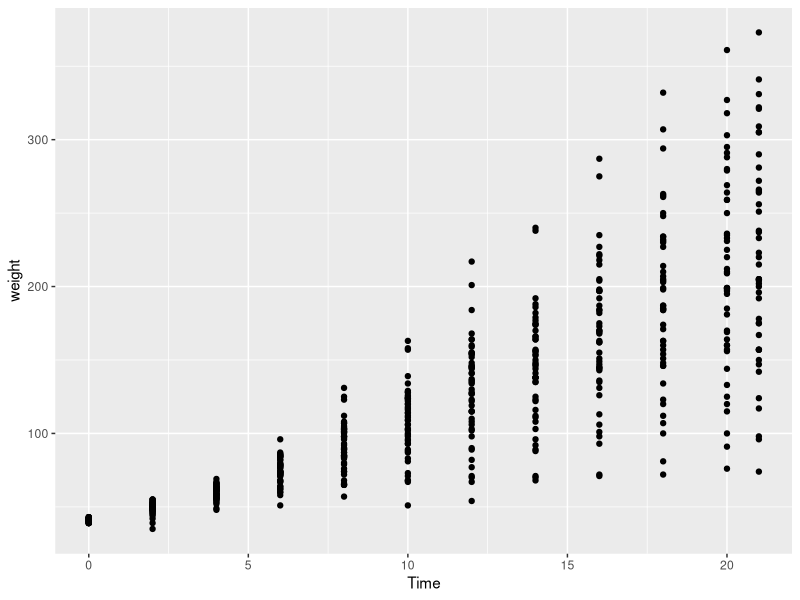
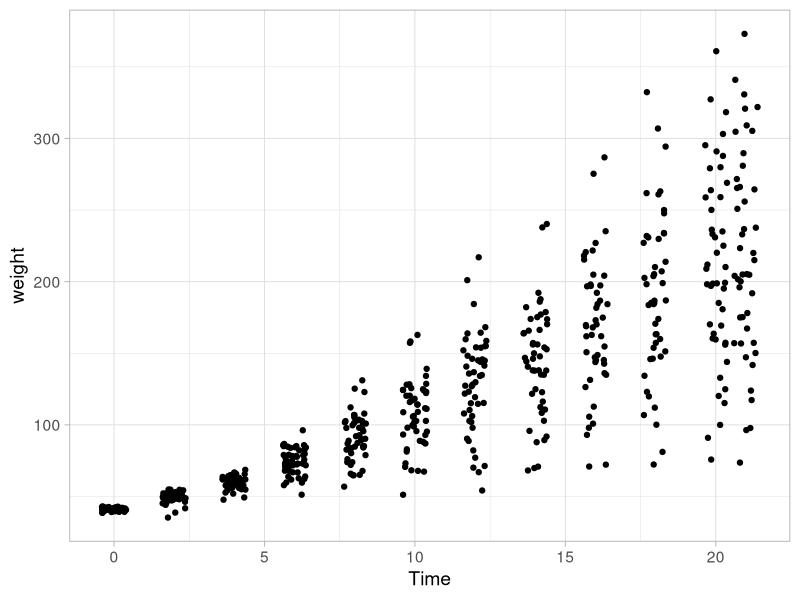
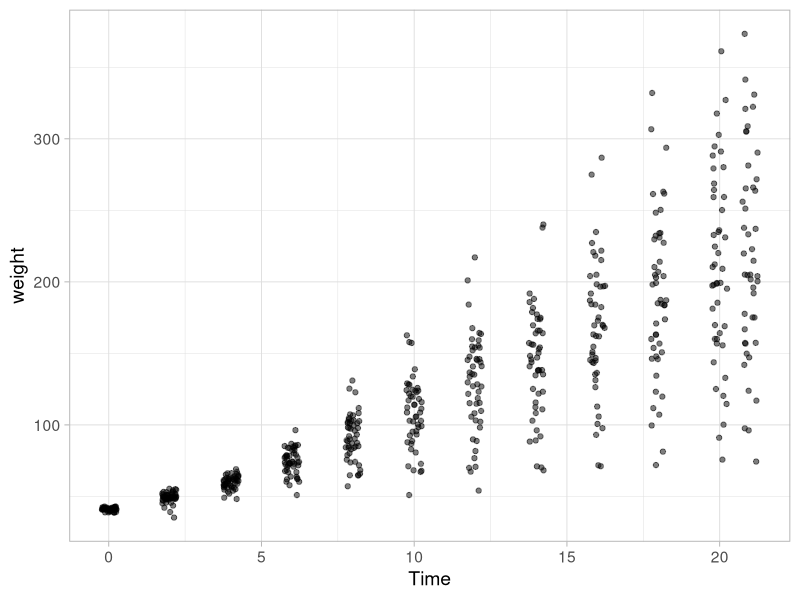
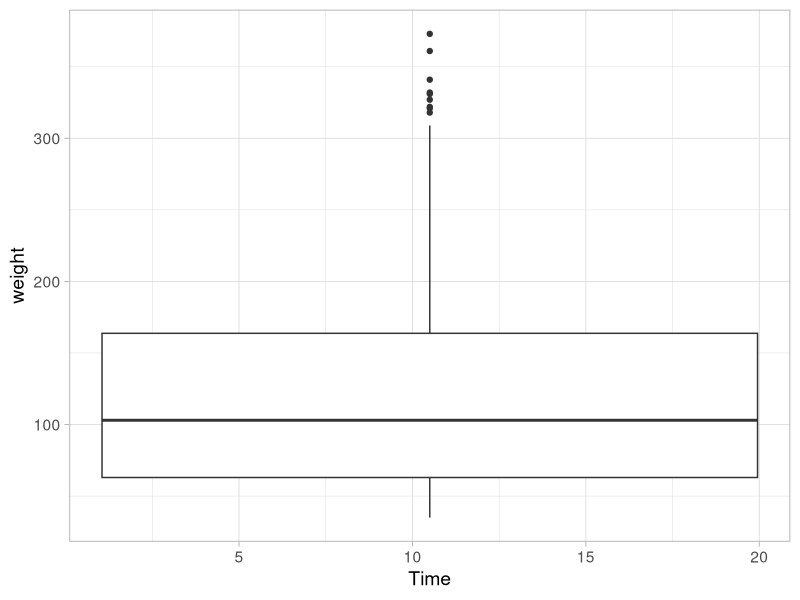
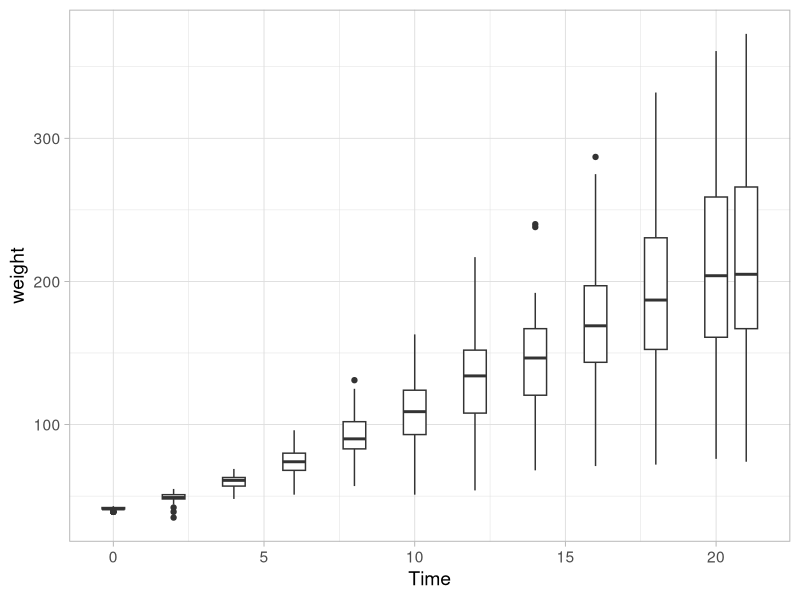
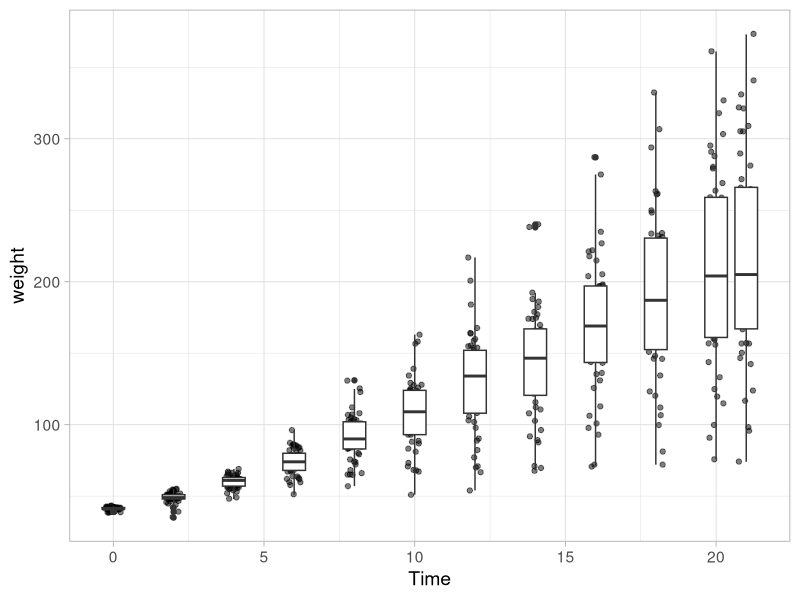
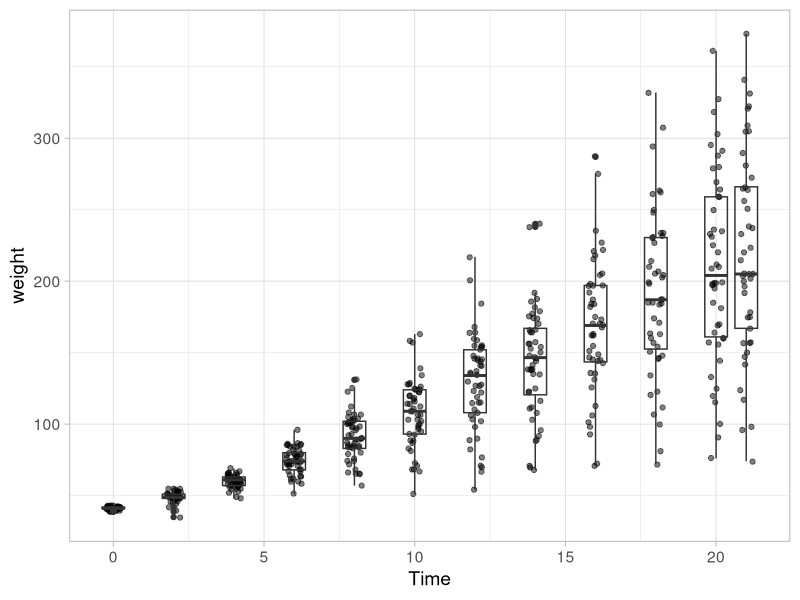
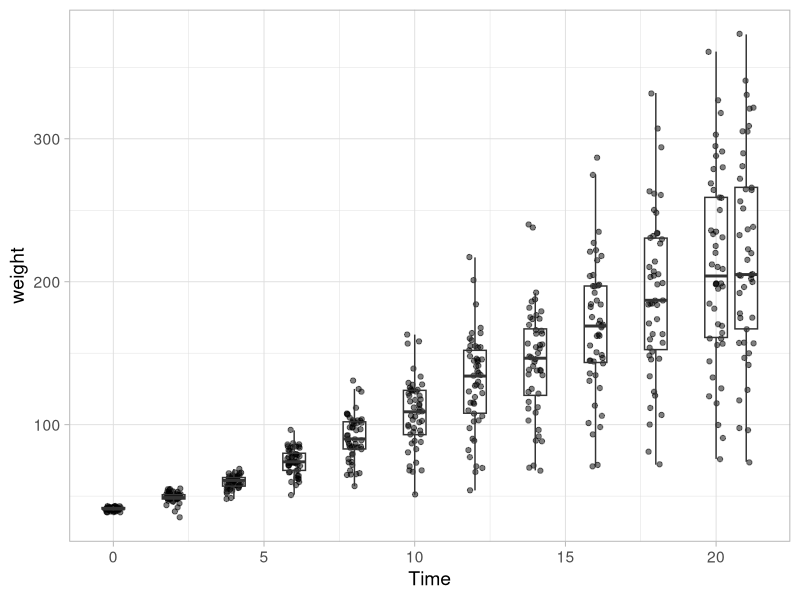

Generate these figures, in order, with R:
## ---- chunk 1
  library(tidyverse)
## ---- chunk 2
head(ChickWeight)
## ---- chunk 3
tail(ChickWeight)
## ---- chunk 4
summary(ChickWeight) #dataset is present in the workspace with the dataset name
## ---- chunk 5
ggplot(data = ChickWeight, aes(x=Time, y=weight)) +
  geom_point()
## ---- chunk 6
theme_set(theme_light(base_size = 14))
## ---- chunk 7
ggplot(data = ChickWeight, aes(x=Time, y=weight)) +
  geom_jitter()
## ---- chunk 8
ggplot(data = ChickWeight, aes(x=Time, y=weight)) +
  geom_jitter(width = 0.25, alpha=0.5)
## ---- chunk 9
ggplot(data = ChickWeight, aes(x=Time, y=weight)) + geom_boxplot()
## ---- chunk 10
ggplot(data = ChickWeight, aes(x=Time, y=weight, group=Time)) + geom_boxplot()
## ---- chunk 11
ggplot(data = ChickWeight, aes(x=Time, y=weight, group=Time)) +
  geom_jitter(width = 0.25, alpha=0.5) +
  geom_boxplot()
## ---- chunk 12
ggplot(data = ChickWeight, aes(x=Time, y=weight, group=Time)) +
  geom_jitter(width = 0.25, alpha=0.5) +
  geom_boxplot(fill=NA)
## ---- chunk 13
ggplot(data = ChickWeight, aes(x=Time, y=weight, group=Time)) +
  geom_jitter(width = 0.25, alpha=0.5) +
  geom_boxplot(fill=NA, outlier.shape = NA)
## ---- chunk 14
ggplot(data = ChickWeight, aes(x=as.factor(Time), y=weight, group=Time)) +
  geom_jitter(width = 0.25, alpha=0.5) +
  geom_boxplot(fill=NA, outlier.shape = NA)
## ---- chunk 15
ggplot(data = ChickWeight, aes(x=Time, y=weight, group=Time)) + geom_violin(scale = "width", fill="grey")
## ---- chunk 16
ggplot(data = ChickWeight, aes(x=Time, y=weight, group=Time)) +
  geom_violin(scale = "width", fill="grey", draw_quantiles = c(0.25,0.5,0.75))
## ---- chunk 17
ggplot(data = ChickWeight, aes(x=Time, y=weight, group=Time)) +
  geom_violin(scale = "width", fill="grey") +
  geom_boxplot(fill="white", outlier.shape = NA, width=0.2)
## ---- chunk 18
ggplot(data = ChickWeight, aes(x=Time, y=weight, group=Time)) +
  geom_violin(scale = "width", fill="grey") +
  geom_jitter(width = 0.25, alpha=0.5)
## ---- chunk 19
ggplot(data = ChickWeight, aes(x=Time, y=weight, group=Time)) +
  geom_violin(scale = "width", fill="grey") +
  geom_jitter(width = 0.25, alpha=0.5, aes(color=Diet))
## ---- chunk 20
ggplot(data = ChickWeight, aes(x=Time, y=weight, group=Time)) +
  geom_violin(scale = "width", fill="grey") +
  geom_jitter(width = 0.25, alpha=0.5, aes(color=Diet)) +
  facet_wrap(~Diet)
## ---- chunk 21
ggplot(data = ChickWeight, aes(x=Time, y=weight, group=Time)) +
  geom_violin(scale = "width", fill="grey") +
  geom_jitter(width = 0.25, alpha=0.5, aes(color=Diet)) +
  facet_wrap(~Diet, ncol = 4)
## ---- chunk 22
ggplot(data = ChickWeight, aes(x=Time, y=weight, group=Time)) +
  geom_violin(scale = "width", fill="grey") +
  geom_jitter(width = 0.25, alpha=0.5, aes(color=Diet)) +
  facet_grid(Diet~Time, scales = "free_x") +
  theme(axis.text.x = element_blank()) #Removes the Time labels from the x-axis
## ---- chunk 23
ChickWeight %>% filter(Diet==3) %>%
  filter(Time %in% c(0,2,4,6,16,18,20,21)) %>%
  ggplot(aes(x=Diet, y=weight)) +
  geom_violin(scale = "width", fill="grey90") +
  geom_jitter(width = 0.25, alpha=1, size=5)
## ---- chunk 24
ChickWeight_sub <- ChickWeight %>%
  filter(Diet==3) %>%
  filter(Time %in% c(0,2,4,6,16,18,20,21))
## ---- chunk 25
ggplot(ChickWeight_sub, aes(x=Diet, y=weight)) +
  geom_violin(scale = "width", fill="grey90", trim = FALSE) +
  geom_jitter(width = 0.25, alpha=1, size=5)
## ---- chunk 26
ggplot(ChickWeight_sub, aes(y=weight)) +
  geom_density(fill="grey90")
## ---- chunk 27
ggplot(ChickWeight_sub, aes(x=weight)) +
  geom_density(fill="grey90")
## ---- chunk 28
ggplot(ChickWeight_sub, aes(x=weight)) +
  geom_density(fill="grey90") +
  geom_rug()
## ---- chunk 29
ggplot(ChickWeight_sub, aes(x=weight)) +
  geom_histogram()
## ---- chunk 30
ggplot(ChickWeight_sub, aes(x=weight)) +
  geom_histogram() + geom_density()
## ---- chunk 31
# From: https://stackoverflow.com/questions/37404002/geom-density-to-match-geom-histogram-binwitdh
ggplot(ChickWeight_sub, aes(x=weight)) +
  geom_histogram(binwidth = 10, fill="grey80") +
  geom_density(aes(y = 10*..count..), fill="black", alpha=0.5)
## ---- chunk 32
# From: https://stackoverflow.com/questions/37404002/geom-density-to-match-geom-histogram-binwitdh
ggplot(ChickWeight_sub, aes(x=weight)) +
  geom_histogram(binwidth = 10, fill="grey80") +
  geom_density(aes(y = 10*..count..), fill="black", alpha=0.5) +
  scale_y_continuous(expand = c(0,NA))
## ---- chunk 33
# From: https://stackoverflow.com/questions/37404002/geom-density-to-match-geom-histogram-binwitdh
ggplot(ChickWeight_sub, aes(x=weight)) +
  geom_histogram(binwidth = 10, fill="grey80") +
  geom_density(aes(y = 10*..count..), fill="black", alpha=0.5) +
  scale_y_continuous(expand = c(0,NA), limits = c(0,11))
## ---- chunk 34
ChickWeight %>% filter(Diet %in% c(2,3)) %>%
  filter(Time %in% c(0,2,4,6,16,18,20,21)) %>%
  ggplot(aes(x=weight, fill=Diet)) +
  geom_histogram(binwidth = 10) +
  geom_density(aes(y = 10*..count..), alpha=0.5) +
  scale_y_continuous(expand = c(0,NA), limits = c(0,21))
## ---- chunk 35
ChickWeight %>% filter(Diet %in% c(2,3)) %>%
  filter(Time %in% c(0,2,4,6,16,18,20,21)) %>%
  ggplot(aes(x=weight, fill=Diet)) +
  geom_histogram(binwidth = 10, alpha=0.8, position="identity") +
  geom_density(aes(y = 10*..count..), alpha=0.5) +
  scale_y_continuous(expand = c(0,NA), limits = c(0,11))
## ---- chunk 36
ChickWeight %>% filter(Diet %in% c(2,3)) %>%
  filter(Time %in% c(0,2,4,6,16,18,20,21)) %>%
  ggplot(aes(x=weight, fill=Diet)) +
  geom_histogram(binwidth = 10, alpha=0.8, position="identity") +
  geom_density(aes(y = 10*..count..), alpha=0.5) +
  scale_y_continuous(expand = c(0,NA), limits = c(0,11)) +
  facet_wrap(~Diet, labeller = label_both) +
  theme(legend.position = "none")
